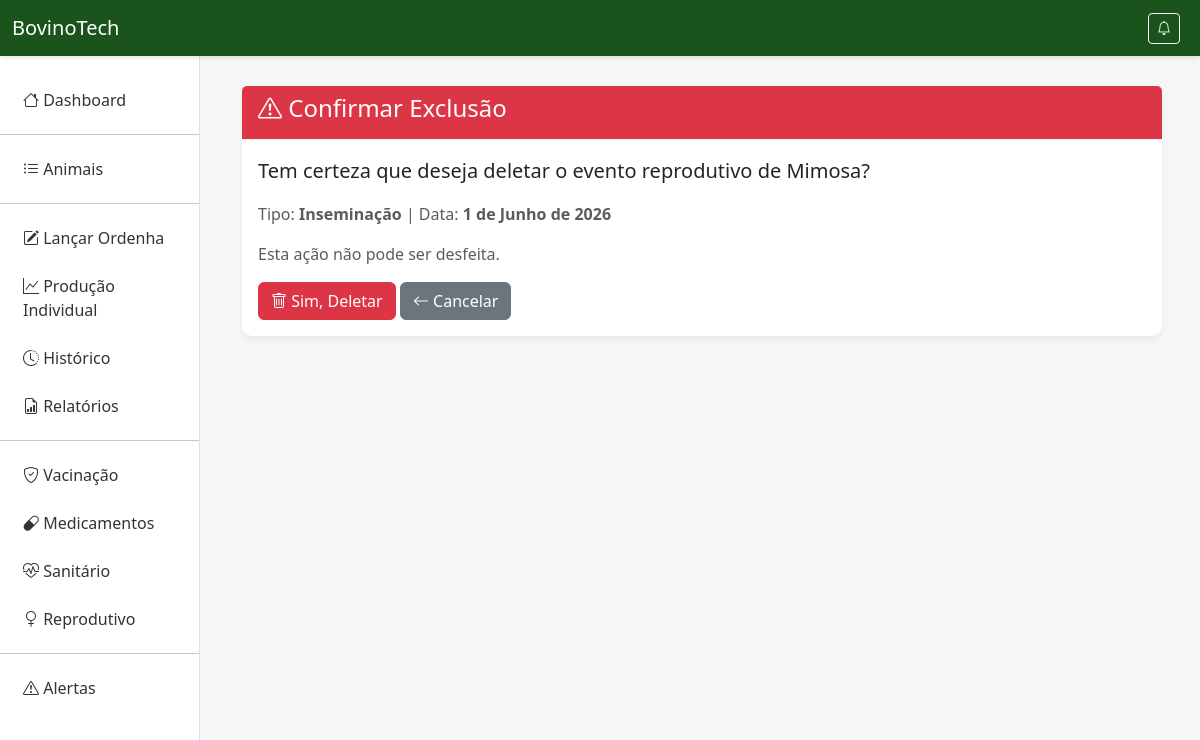
The page /reprodutivo/2/deletar/ on the database its author committed.
### producao/models.py (models this page shows, shortened)
class ControleReprodutivo(models.Model):
    TIPO_CHOICES = [('INS', 'Inseminação'), ('COB', 'Cobertura')]
    animal = models.ForeignKey(Animal, on_delete=models.CASCADE, limit_choices_to={'sexo': 'F'})
    tipo = models.CharField(max_length=3, choices=TIPO_CHOICES)
    data_evento = models.DateField()
    diagnostico_gestacao = models.BooleanField(default=False)
    previsao_parto = models.DateField(null=True, blank=True)

class Animal(models.Model):
    SEXO_CHOICES = [('M', 'Macho'), ('F', 'Fêmea')]
    identificacao = models.CharField(max_length=100, unique=True, verbose_name="Brinco/Nome")
    raca = models.CharField(max_length=100, verbose_name="Raça")
    data_nascimento = models.DateField(verbose_name="Data de Nascimento")
    sexo = models.CharField(max_length=1, choices=SEXO_CHOICES, verbose_name="Sexo")

### producao/views.py (the view)
# urls.py: path('reprodutivo/<int:pk>/deletar/', views.deletar_reprodutivo, name='deletar_reprodutivo'),
def deletar_reprodutivo(request, pk):
    reprodutivo = get_object_or_404(ControleReprodutivo, pk=pk)
    if request.method == 'POST':
        reprodutivo.delete()
        return redirect('reprodutivo')
    return render(request, 'deletar_reprodutivo.html', {'reprodutivo': reprodutivo})

### producao/templates/deletar_reprodutivo.html (shortened to what this page needs)
{% extends 'base.html' %}
{% block content %}
<div class="card border-danger">
    <div class="card-header bg-danger text-white">
        <h4><i class="bi bi-exclamation-triangle"></i> Confirmar Exclusão</h4>
    </div>
    <div class="card-body">
        <p class="lead">Tem certeza que deseja deletar o evento reprodutivo de <strong>{{ reprodutivo.animal.identificacao }}</strong>?</p>
        <p class="text-muted">Tipo: <strong>{{ reprodutivo.get_tipo_display }}</strong> | Data: <strong>{{ reprodutivo.data_evento }}</strong></p>
        <p class="text-muted">Esta ação não pode ser desfeita.</p>
        <form method="post" class="d-inline">
            <button type="submit" class="btn btn-danger"><i class="bi bi-trash"></i> Sim, Deletar</button>
            <a href="{% url 'reprodutivo' %}" class="btn btn-secondary"><i class="bi bi-arrow-left"></i> Cancelar</a>
        </form>
    </div>
</div>
{% endblock %}

### producao/templates/base.html (style rules this page uses)
* { margin: 0; padding: 0; box-sizing: border-box; }
body { background-color: #f4f7f6; font-family: 'Segoe UI', Tahoma, Geneva, Verdana, sans-serif; }
.card { border: none; border-radius: 10px; box-shadow: 0 4px 6px rgba(0,0,0,0.05); }
.card-header { background: white; border-bottom: 1px solid #eee; font-weight: bold; }

### rows shown on the page
ControleReprodutivo: animal.identificacao "Mimosa", tipo "Inseminação", data_evento "1 de Junho de 2026"
